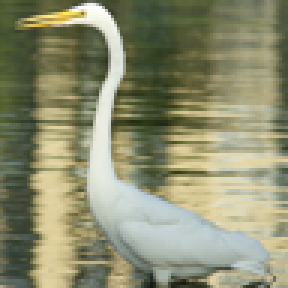
#> input picture color-segmentation/image_3.png, 96 x 96 px, given in place of , which was not available (shown 3 times larger)
$ python colorseg.py image_3.png
#> lines starting #> are read from the running program, lines starting #| are printed output that depends on the picture; pictures that were not available may be replaced by others from this repository, and a replacement may not be noted
# =====================================================
# Name: Gabriel de Melo Cruz
# NUSP: 9763043
# Course code: SCC0251
# Period: 2019/1
# Assignment 4: Color image processing and segmentation
# =====================================================

import numpy as np
import imageio, random, sys


def normalize(img, new_min, new_max):
    old_min=np.min(img)
    old_max=np.max(img)

    if debug:
        print('old min: ', old_min)
        print('new min: ', new_min)
        print('old max: ', old_max)
        print('new max: ', new_max)

    norm_img = (img - old_min) * ((new_max - new_min)/(old_max - old_min)) \
        + new_min

    return norm_img


def compute_error(reference, generated):
    return np.sqrt(np.mean(np.square(generated.astype(float) - \
                                     reference.astype(float))))


def read_params():
    params = {}

    params['original'] = input().rstrip()
    params['reference'] = input().rstrip()
    params['pixel_attr']= int(input().rstrip())
#> the answer given: 3

    if params['pixel_attr'] > 4 or params['pixel_attr'] < 1:
        raise ValueError('Option for pixel attributes must be an integer \
                          between 0 and 1')

    params['k_clusters'] = int(input().rstrip())
#> the answer given: 3
    params['n_iterations'] = int(input().rstrip())
#> the answer given: 3
    params['seed'] = int(input().rstrip())
#> the answer given: 3

    return params


#================================= K MEANS ===================================

def update_centroids(centroids, classifications, dset):
    newcentroids = np.copy(centroids)

    for centroid_idx in range(len(centroids)):
        mean_count_aux = 0
        mean_sum_aux = np.zeros(dset[0].shape)

        # calculate the mean of the elements in each cluster
        for entry_idx in range(len(dset)):
            if classifications[entry_idx] == centroid_idx:
                mean_count_aux += 1
                mean_sum_aux += dset[entry_idx]

        if mean_count_aux != 0:
            newcentroids[centroid_idx] = mean_sum_aux / mean_count_aux

    return newcentroids


def kmeans(params, dset):
    """
    dset: numpy array (m*n, j)
    where m = number of rows in original image
    n = number of cols in original image
    j = number of features (1, 2, 3 depending on the case)
    """

    # unpack parameters
    seed = params['seed']
    k_clusters = params['k_clusters']
    n_iterations = params['n_iterations']

    # define initial centroids
    random.seed(seed)
    centroids_idx = np.sort(random.sample(range(0,dset.shape[0]),k_clusters))
    centroids = dset[centroids_idx]

    # 1D array, each value contains the cluster to which that entry belongs
    classifications = np.zeros(len(dset))

    for i in range(n_iterations):

        for entry in range(len(dset)):
            distances = np.sqrt(np.square((centroids - dset[entry])).sum(axis=1))
            classifications[entry] = np.argmin(distances)

        if debug:
            print('classifications')
            print(classifications)
            print('centroids')
            print(centroids)

        newcentroids = update_centroids(centroids, classifications, dset)

        # check for convergence
        if np.array_equal(newcentroids, centroids): # kmeans already converged
            if debug:
                print('new controids')
                print(newcentroids)
            return classifications
        else:
            centroids = newcentroids

    return classifications


#=========================== PROCESSING FUNCTIONS ============================

def segment_dset(params, dset, original):
    dset = dset.astype(np.float64)
    classifications = kmeans(params, dset)
    segmented = np.reshape(classifications, \
                           (original.shape[0], original.shape[1]))
    return segmented


def rgb(params, original):
    dset = np.reshape(original, (original.shape[0] * original.shape[1], 3))
    if debug:
        print(dset)
    return segment_dset(params, dset, original)


def rgbxy(params, original):
    dset = np.reshape(original, (original.shape[0] * original.shape[1], 3))

    # include xy fields
    dset_xy = np.zeros((original.shape[0] * original.shape[1], 5))
    dset_xy[:,:-2] = dset
    for x in range(original.shape[0]):
        for y in range(original.shape[1]):
            dset_xy[x*original.shape[1] + y][3] = x
            dset_xy[x*original.shape[1] + y][4] = y

    return segment_dset(params, dset_xy, original)


def luminance(params, original):
    reshaped_original = np.reshape(original, \
                                   (original.shape[0] * original.shape[1], 3))
    luminance = np.dot(reshaped_original, [0.299, 0.587, 0.114])
    luminance = np.reshape(luminance, (len(luminance), 1))

    return segment_dset(params, luminance, original)


def luminancexy(params, original):
    reshaped_original = np.reshape(original, \
                                   (original.shape[0] * original.shape[1], 3))
    luminance = np.dot(reshaped_original, [0.299, 0.587, 0.114])
    luminance = np.reshape(luminance, (len(luminance), 1))

    # include xy fields
    luminance_xy = np.zeros((original.shape[0] * original.shape[1], 3))
    luminance_xy[:,:-2] = luminance
    for x in range(original.shape[0]):
        for y in range(original.shape[1]):
            luminance_xy[x*original.shape[1] + y][1] = x
            luminance_xy[x*original.shape[1] + y][2] = y

    return segment_dset(params, luminance_xy, original)


#=============================================================================


if __name__ == '__main__':

    global debug
    if len(sys.argv) > 1 and sys.argv[1] == 'debug':
        debug = True
    else:
        debug = False

    params = read_params()
    processing_opts = {
        1: rgb,
        2: rgbxy,
        3: luminance,
        4: luminancexy,
    }

    # segment image
    option = params['pixel_attr']
    original = imageio.imread(params['original'])
#> original is the input picture: shape (96, 96, 3); mean R, G, B 140.2, 141.9, 112.2
    generated = processing_opts[option](params, original)
#> in luminance, `luminance = np.dot(reshaped_original, [0.299, 0.587, 0.114])`: luminance = 9216 values, max 255 at index 219, min 20.77 at index 9170, mean 138
#> in segment_dset, `dset = dset.astype(np.float64)`: dset has the same summary as luminance in luminance
#> in kmeans, `centroids = dset[centroids_idx]`: centroids = [90.37, 61.57, 171.7]
#> in kmeans, `classifications = np.zeros(len(dset))`: classifications = 9216 values from 0 to 0
#> the loop in kmeans, `for i in range(n_iterations): ` made 3 passes
#> centroids on passes 1 to 3: [98.7, 66.33, 181.6], [107.7, 70.51, 185.5], [116.4, 73.92, 188.5]
#> after the loop in kmeans, `for i in range(n_iterations):`: classifications = 9216 values, max 2 at index 123, min 0 at index 2, mean 1.17
#> in segment_dset, `segmented = np.reshape(classifications, \ (original.shape[0], original..`:
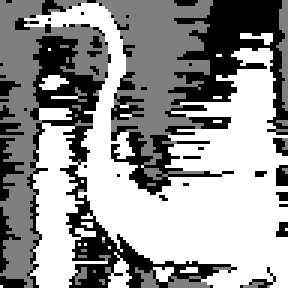
#> segmented: shape (96, 96) float64 (shown 3 times larger); min 0, max 2, mean 1.17; drawn with min black and max white

    norm_generated = normalize(generated, 0, 255)
#> in normalize, `old_min=np.min(img)`: old_min = 0
#> in normalize, `old_max=np.max(img)`: old_max = 2

    if debug:
        import matplotlib.pyplot as plt
        plt.imshow(norm_generated, cmap='gray')
        plt.show()

#> (the run stopped early here; a loop or call above may not have finished)

$ run again, on color-segmentation/image_4.png
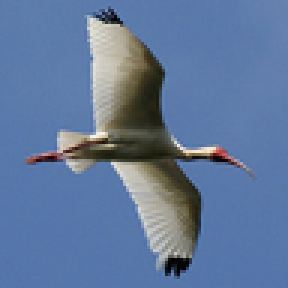
#> input picture color-segmentation/image_4.png, 96 x 96 px, given in place of , which was not available (shown 3 times larger)
#> original is the input picture: shape (96, 96, 3); mean R, G, B 96.5, 120, 155.5
#> luminance = 9216 values, max 242.8 at index 4351, min 0 at index 8313, mean 117
#> dset has the same summary as luminance in luminance
#> in kmeans, `centroids = dset[centroids_idx]`: centroids = [119.9, 117.2, 113]
#> in kmeans, `classifications = np.zeros(len(dset))`: classifications = 9216 values from 0 to 0
#> the loop in kmeans, `for i in range(n_iterations): ` made 3 passes
#> centroids on passes 1 to 3: [134.4, 116.7, 95.45], [170.4, 117.4, 58.52], [180.6, 117.4, 50.32]
#> after the loop in kmeans, `for i in range(n_iterations):`: classifications = 9216 values, max 2 at index 322, min 0 at index 509, mean 1
#> in segment_dset, `segmented = np.reshape(classifications, \ (original.shape[0], original..`:
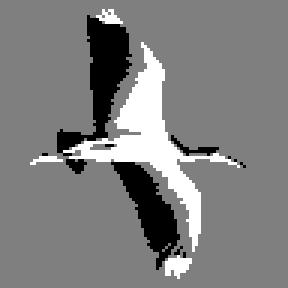
#> segmented: shape (96, 96) float64 (shown 3 times larger); min 0, max 2, mean 1; drawn with min black and max white
#> old_min = 0
#> old_max = 2
